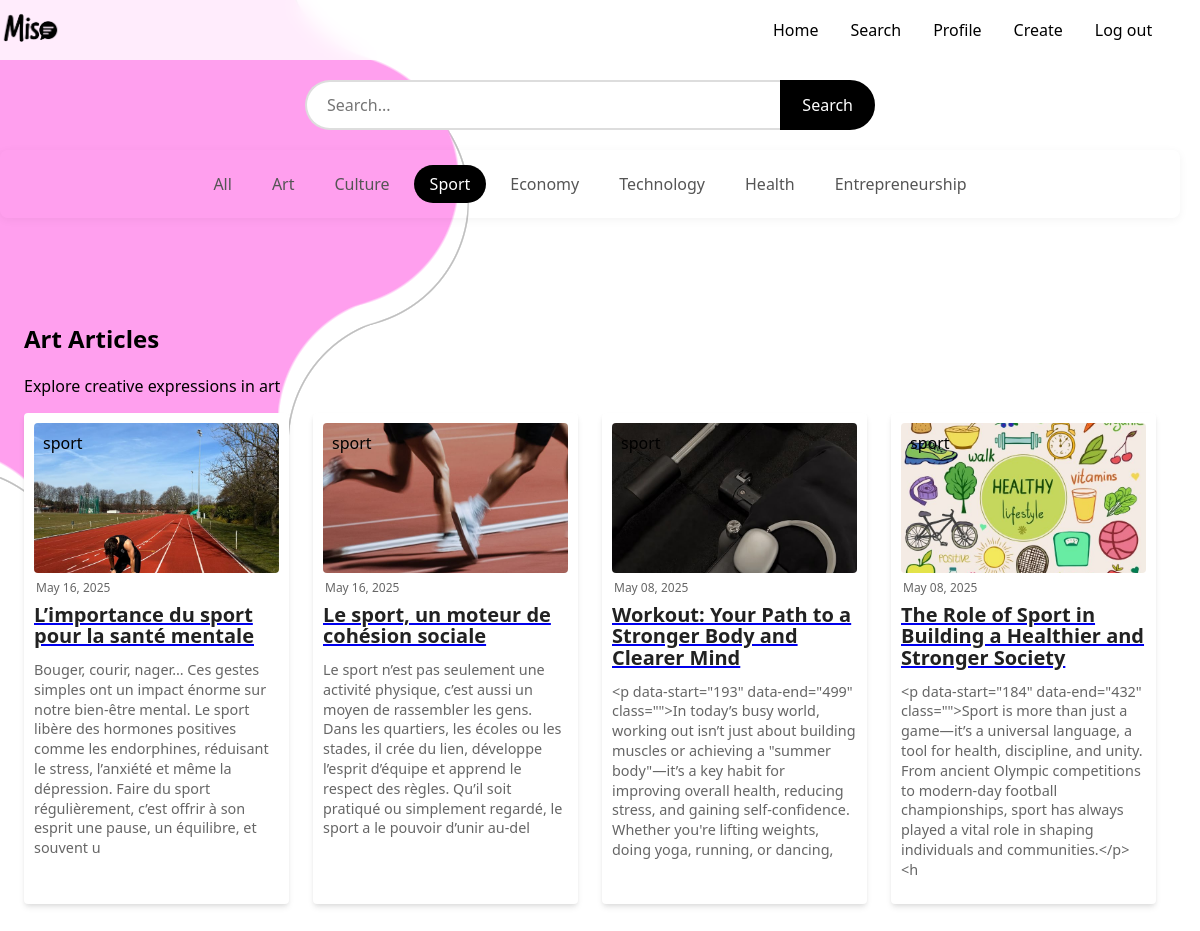
Page /category/sport (signed in) on the earlier database version.
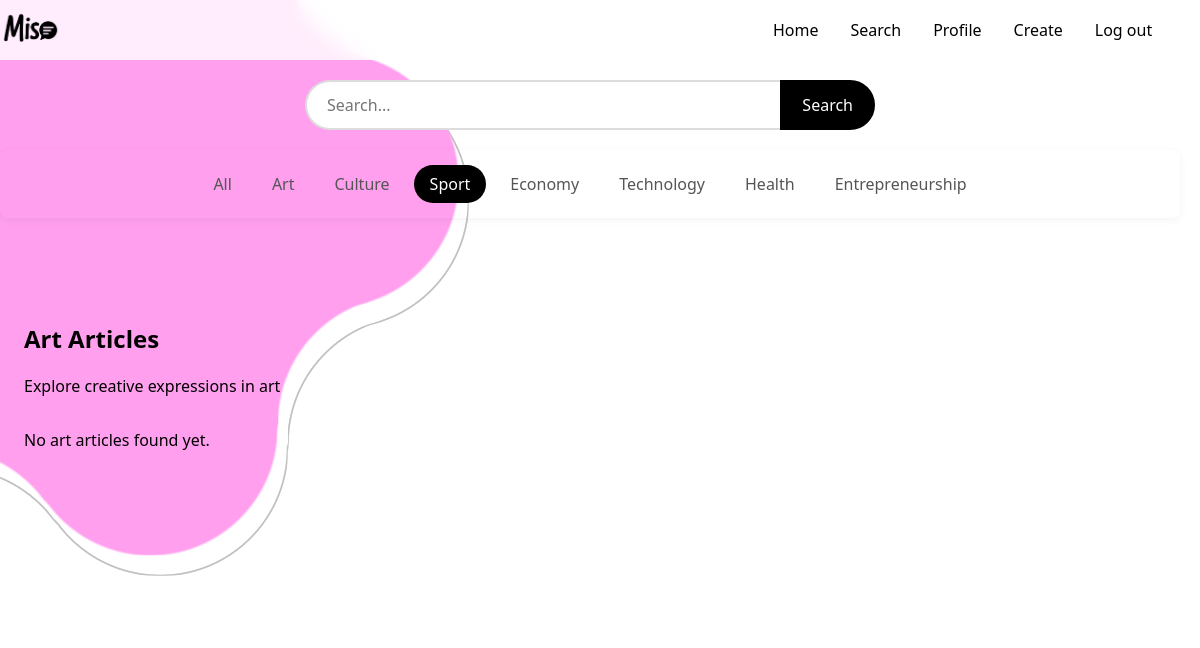
Same page on the later database version.
### app.py (models this page shows)
class Article(db.Model):
    id = db.Column(db.Integer, primary_key=True)
    title = db.Column(db.String(200), nullable=False)
    content = db.Column(db.Text, nullable=False)
    excerpt = db.Column(db.String(300))
    category = db.Column(db.String(50), nullable=False)
    date = db.Column(db.String(50), default=lambda: datetime.now(timezone.utc).strftime('%B %d, %Y'))
    image_url = db.Column(db.String(200), default='default_article.jpg')
    author_id = db.Column(db.Integer, db.ForeignKey('user.id'), nullable=False)
    comments = db.relationship('Comment', backref='article', lazy=True)
    likes = db.relationship('Like', backref='article', lazy=True)

### app.py (the view)
@app.route('/category/<category_name>')
def category_page(category_name):
    valid_categories = ['art', 'culture', 'sport', 'economy',
                       'technology', 'health', 'entrepreneurship', 'other']
    if category_name not in valid_categories:
        abort(404)
    if 'user_id' not in session:
        return redirect(url_for('category_be', category_name=category_name))
    articles = Article.query.filter_by(category=category_name).order_by(Article.id.desc()).all()
    category_meta = {
        'art': {'color': '#FF9FEE', 'description': 'Creative expressions'},
        'culture': {'color': '#B3B0FF', 'description': 'Global traditions'},
        'sport': {'color': '#FD0261', 'description': 'Athletic excellence'},
        'economy': {'color': '#aae354', 'description': 'Market dynamics'},
        'technology': {'color': '#A4A1AA', 'description': 'Digital innovations'},
        'health': {'color': '#524F56', 'description': 'Mind and body wellness'},
        'entrepreneurship': {'color': '#252275', 'description': 'Startup journeys'},
        'other': {'color': '#91558e', 'description': 'Miscellaneous gems'}
    }
    return render_template(f'categories/{category_name}.html',
                         articles=articles,
                         category_name=category_name,
                         category_color=category_meta[category_name]['color'],
                         category_description=category_meta[category_name]['description'])

### templates/categories/sport.html (shortened to what this page needs)
<!DOCTYPE html>
<html>
    <head>
        <link rel="stylesheet" href="{{ url_for('static', filename='css/categories/art.css') }}">
    </head>
    <body>
        <div class="wavy-circle-first wavy-circle"></div>
        <div class="wavy-circle-second wavy-circle"></div>
        <div class="wavy-circle-third wavy-circle"></div>
        <nav class="navbar">
            <a href="{{ url_for('home') }}" class="mi">
                <img src="{{ url_for('static', filename='images/logo.png') }}" alt="Miso Logo" class="logo-img">
            </a>
          <div class="navbar-links">
              <ul>
                  <li><a href="{{ url_for('home_after_login') }}">Home</a></li>
                  <li><a href="{{ url_for('search') }}">Search</a></li>
                  <li><a href="{{ url_for('profile') }}">Profile</a></li>
                  <li><a href="{{ url_for('create') }}">Create</a></li>
                  <li><a href="{{ url_for('logout') }}">Log out</a></li>
              </ul>
          </div>
      </nav>
      <div class="search-container">
        <form action="{{ url_for('search') }}" method="GET">
            <input type="text" name="q" placeholder="Search..." class="search-input" value="{{ query or '' }}">
            <button type="submit" class="search-button">Search</button>
        </form>
    </div>
    <div class="categories-nav">
        <ul class="categories-list">
            <li><a href="{{ url_for('search') }}">All</a></li>
            <li><a href="{{ url_for('category_page', category_name='art') }}">Art</a></li>
            <li><a href="{{ url_for('category_page', category_name='culture') }}">Culture</a></li>
            <li><a href="{{ url_for('category_page', category_name='sport') }}" class="active">Sport</a></li>
            <li><a href="{{ url_for('category_page', category_name='economy') }}">Economy</a></li>
            <li><a href="{{ url_for('category_page', category_name='technology') }}">Technology</a></li>
            <li><a href="{{ url_for('category_page', category_name='health') }}">Health</a></li>
            <li><a href="{{ url_for('category_page', category_name='entrepreneurship') }}">Entrepreneurship</a></li>
        </ul>
    </div>
    <section class="popular-articles">
        <div class="section-header">
            <h2>Art Articles</h2>
            <p>Explore creative expressions in art</p>
        </div>
        <div class="articles-grid">
            {% for article in articles %}
            <div class="card">
                <div class="header">
                    <div class="image" style="background-image: url('{{ url_for('static', filename=article.image_url) }}')">
                        <span class="tag">{{ article.category }}</span>
                    </div>
                    <div class="date">
                        <span>{{ article.date }}</span>
                    </div>
                </div>
                <div class="info">
                    <a href="{{ url_for('article', id=article.id) }}" class="block">
                        <span class="title">{{ article.title }}</span>
                    </a>
                    <p class="description">{{ article.excerpt }}</p>
                </div>
            </div>
            {% else %}
            <div class="no-results">
                <p>No art articles found yet.</p>
            </div>
            {% endfor %}
        </div>
    </section>
</body>
</html>

Differences in the rows shown:
removed Article: image_url (picture), category "sport", date "May 16, 2025", title "L’importance du sport pour la santé mentale", excerpt "Bouger, courir, nager… Ces gestes simples ont un impact énorme sur notre bien-être mental. Le sport libère des hormones positives comme les endorphines, réduisant le stress, l’anxiété et même la dépression. Faire du sport régulièrement, c’est offrir à son esprit une pause, un équilibre, et souvent u"
removed Article: image_url (picture), category "sport", date "May 16, 2025", title "Le sport, un moteur de cohésion sociale", excerpt "Le sport n’est pas seulement une activité physique, c’est aussi un moyen de rassembler les gens. Dans les quartiers, les écoles ou les stades, il crée du lien, développe l’esprit d’équipe et apprend le respect des règles. Qu’il soit pratiqué ou simplement regardé, le sport a le pouvoir d’unir au-del"
removed Article: image_url (picture), category "sport", date "May 08, 2025", title "Workout: Your Path to a Stronger Body and Clearer Mind", excerpt "<p data-start=\"193\" data-end=\"499\" class=\"\">In today’s busy world, working out isn’t just about building muscles or achieving a \"summer body\"—it’s a key habit for improving overall health, reducing stress, and gaining self-confidence. Whether you're lifting weights, doing yoga, running, or dancing,"
removed Article: image_url (picture), category "sport", date "May 08, 2025", title "The Role of Sport in Building a Healthier and Stronger Society", excerpt "<p data-start=\"184\" data-end=\"432\" class=\"\">Sport is more than just a game—it’s a universal language, a tool for health, discipline, and unity. From ancient Olympic competitions to modern-day football championships, sport has always played a vital role in shaping individuals and communities.</p> <h"
Other differences:
text now shown: "No art articles found yet."
